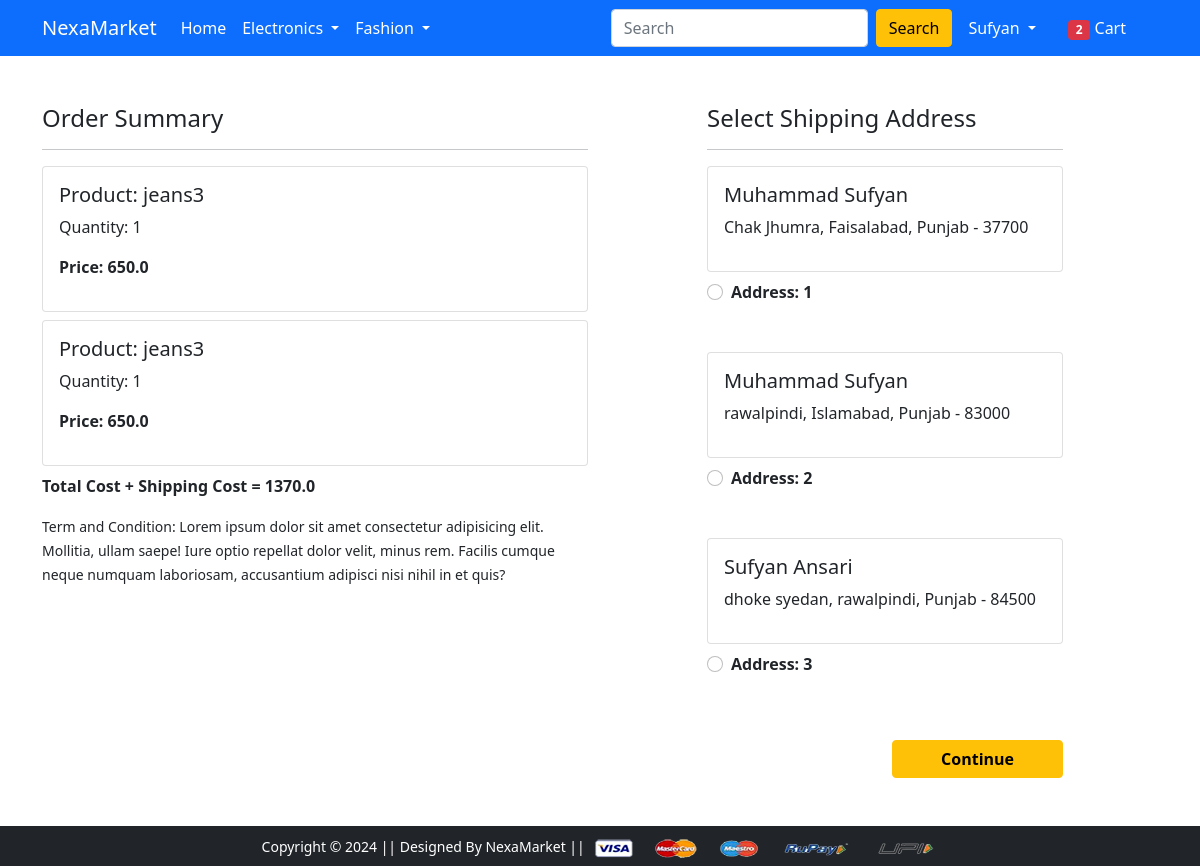
The app's page /checkout/ (signed in), older data.
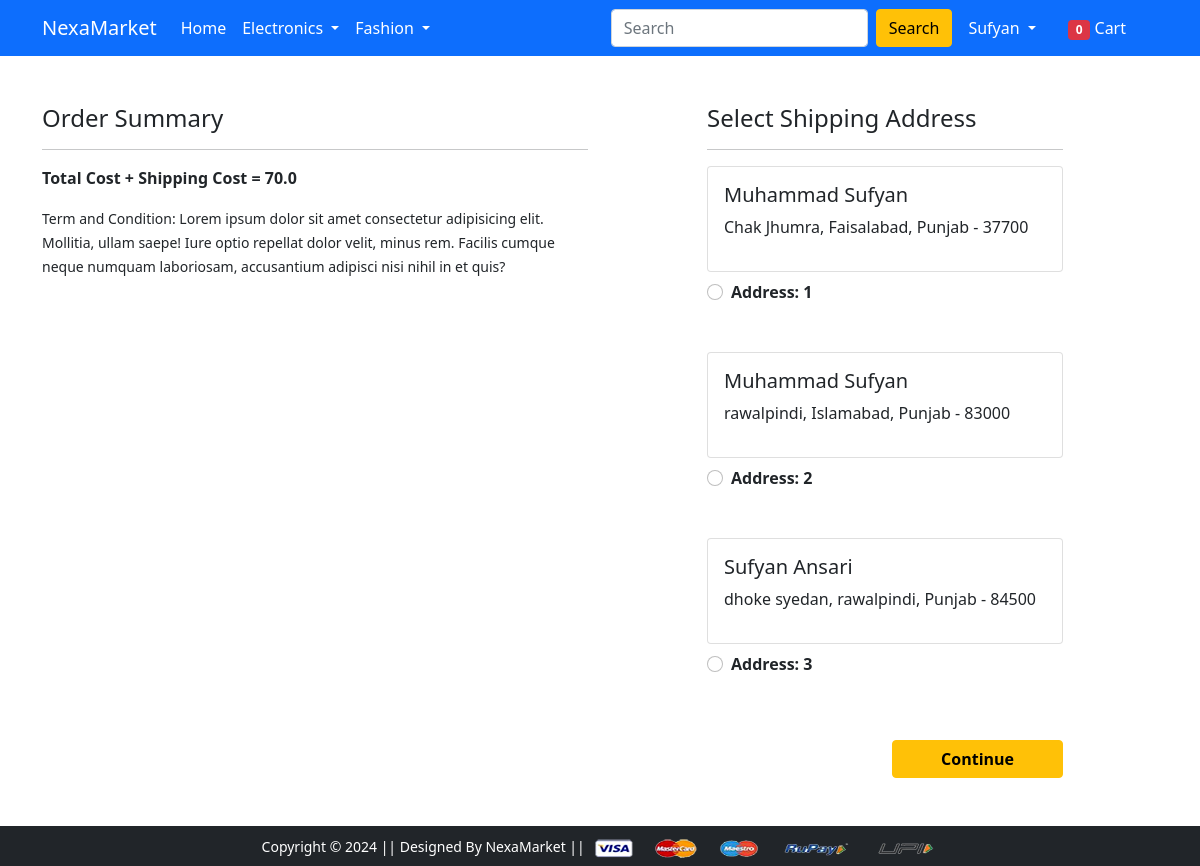
The same page, newer data.
### app/models.py (models this page shows, shortened)
class Cart(models.Model):
    user = models.ForeignKey(User, on_delete=models.CASCADE)
    product = models.ForeignKey(Product,on_delete=models.CASCADE)
    quantity = models.PositiveIntegerField(default=1)
    @property
    def total_cost(self):
        return self.quantity * self.product.discounted_price

class Product(models.Model):
    title = models.CharField(max_length=100)
    selling_price = models.FloatField()
    discounted_price = models.FloatField()
    description = models.TextField()
    brand = models.CharField(max_length=100)
    category = models.CharField(choices=CATEGORY_CHOICES,max_length=2)
    product_image = models.ImageField(upload_to="productimg")

class Customer(models.Model):
    user = models.ForeignKey(User, on_delete=models.CASCADE)
    name = models.CharField(max_length=200)
    locality = models.CharField(max_length=200)
    city = models.CharField(max_length=50)
    zipcode = models.IntegerField()
    state = models.CharField(choices=STATE_CHOICE,max_length=50)

### app/views.py (the view)
# urls.py: path('checkout/', views.checkout, name='checkout'),
@login_required
def checkout(request):
 usr = request.user
 address = Customer.objects.filter(user=usr)
 cart_items = Cart.objects.filter(user=usr)
 current_items = 0
 amount = 0.0
 shipping_cost = 70.0
 total = amount + shipping_cost  # Initialize total here with a default value
 cart_product = [p for p in Cart.objects.all() if p.user == request.user]
 if cart_product:
  for p in cart_product:
    tempamount = (p.quantity * p.product.discounted_price)
    amount += tempamount
    total = amount + shipping_cost
    current_items = len(cart_product)
 return render(request, 'app/checkout.html',{'address':address,'cart_items':cart_items,'total':total,'current_items':current_items})

### app/templates/app/checkout.html (shortened to what this page needs)
{% extends 'app/base.html' %}
{% load static %}
{% block main-content %}
<div class="container">
 <div class="row mt-5">
  <div class="col-sm-6">
    <h4>Order Summary</h4>
    <hr>
    {% for item in cart_items %}
      <div class="card mb-2">
        <div class="card-body">
          <h5>Product: {{item.product.title}}</h5>
          <p>Quantity: {{item.quantity}}</p>
          <p class="fw-bold">Price: {{item.total_cost}}</p>
        </div>
      </div>
      {% endfor %}
      <p class='fw-bold'>Total Cost + Shipping Cost = {{total}}</p>
    <small>Term and Condition: Lorem ipsum dolor sit amet consectetur adipisicing elit. Mollitia, ullam saepe! Iure optio repellat dolor velit, minus rem. Facilis cumque neque numquam laboriosam, accusantium adipisci nisi nihil in et quis?</small>
  </div>
  <div class="col-sm-4 offset-sm-1">
    <h4>Select Shipping Address</h4>
    <hr>
    <form action="/paymentdone">
      {% for add in address %}
      <div class="card">
        <div class="card-body">
        <h5>{{add.name}}</h5>
        <p> {{add.locality}}, {{add.city}}, {{add.state}} - {{add.zipcode}} </p>
        </div>
      </div>
        <div class="form-check mt-2 mb-5">
          <input class="form-check-input" type="radio" name="custid" id='custadd{{forloop.counter}}' value="{{add.id}}">
          <label class="form-check-label fw-bold" for="custadd{{forloop.counter}}">
            Address: {{forloop.counter}} </label>
        </div>
        {% endfor %}
        <div class="text-end">
          <button type="submit" class="btn btn-warning mt-3 px-5 fw-bold">Continue</button>
        </div>
      </form>
    </div>
  </div>
</div>
{% endblock main-content %}

### app/templates/app/base.html (shortened to what this page needs)
<!doctype html>
{% load static %}
<html lang="en">
  <head>
    <link href="https://cdn.jsdelivr.net/npm/bootstrap@5.0.0-beta1/dist/css/bootstrap.min.css" rel="stylesheet">
    <link rel="stylesheet" href="{% static 'app/css/owl.carousel.min.css' %}">
    <link rel="stylesheet" href="{% static 'app/css/all.min.css' %}">
    <link rel="stylesheet" href="{% static 'app/css/style.css' %}">
  </head>
  <body>
    <nav class="navbar navbar-expand-lg navbar-dark bg-primary">
     <div class="container">
       <a class="navbar-brand" href="/">NexaMarket</a>
       <div class="collapse navbar-collapse" id="navbarSupportedContent">
         <ul class="navbar-nav me-auto mb-2 mb-lg-0">
           <li class="nav-item">
             <a class="nav-link active" aria-current="page" href="/">Home</a>
           </li>
           <li class="nav-item dropdown">
             <a class="nav-link dropdown-toggle text-white" href="#" id="electronicsDropdown" role="button" data-bs-toggle="dropdown" aria-expanded="false">
               Electronics
             </a>
           </li>
           <li class="nav-item dropdown">
             <a class="nav-link dropdown-toggle text-white" href="#" id="fashionDropdown" role="button" data-bs-toggle="dropdown" aria-expanded="false">
               Fashion
             </a>
           </li>
         </ul>
         <form class="d-flex">
           <input class="form-control me-2" type="search" placeholder="Search" aria-label="Search">
           <button class="btn btn-warning" type="submit">Search</button>
         </form>
         <div>
          <ul class="navbar-nav me-auto mb-2 mb-lg-0">
            {% if request.user.is_authenticated %}
           <li class="nav-item dropdown mx-2">
              <a class="nav-link dropdown-toggle text-white" href="#" id="profileDropdown" role="button" data-bs-toggle="dropdown" aria-expanded="false">
                {{request.user|capfirst}}
              </a>
            </li>
            <li class="nav-item mx-2">
             <a href="{% url 'show_cart' %}" class="nav-link text-white"><span class="badge bg-danger">{{current_items}}</span> Cart </a>
            </li>
              {% else %}
             <a href="{% url 'login' %}" class="nav-link text-white">Login</a>
            </li>
            <li class="nav-item mx-2">
             <a href="{% url 'customerregistration' %}" class="nav-link text-white">Registration</a>
            </li>
            {% endif %}
          </ul>
         </div>
       </div>
     </div>
    </nav>
    {% block main-content %} {% endblock main-content %}
    <footer class="container-fluid bg-dark text-center p-2 mt-5">
        <small class="text-white">Copyright &copy; 2024 || Designed By NexaMarket || </small>
        <img src="{% static 'app/images/payment.png' %}" alt="" srcset="" class="img-fluid" height="2px">
    </footer>
  </body>
</html>

Row changes from the older to the newer data that the page shows:
removed Cart: product "jeans3", quantity "1", total_cost "650.0"
removed Cart: product "jeans3", quantity "1", total_cost "650.0"
Text that changed along with them:
{{ current_items }}: "2" → "0"
{{ total }}: "1370.0" → "70.0"
